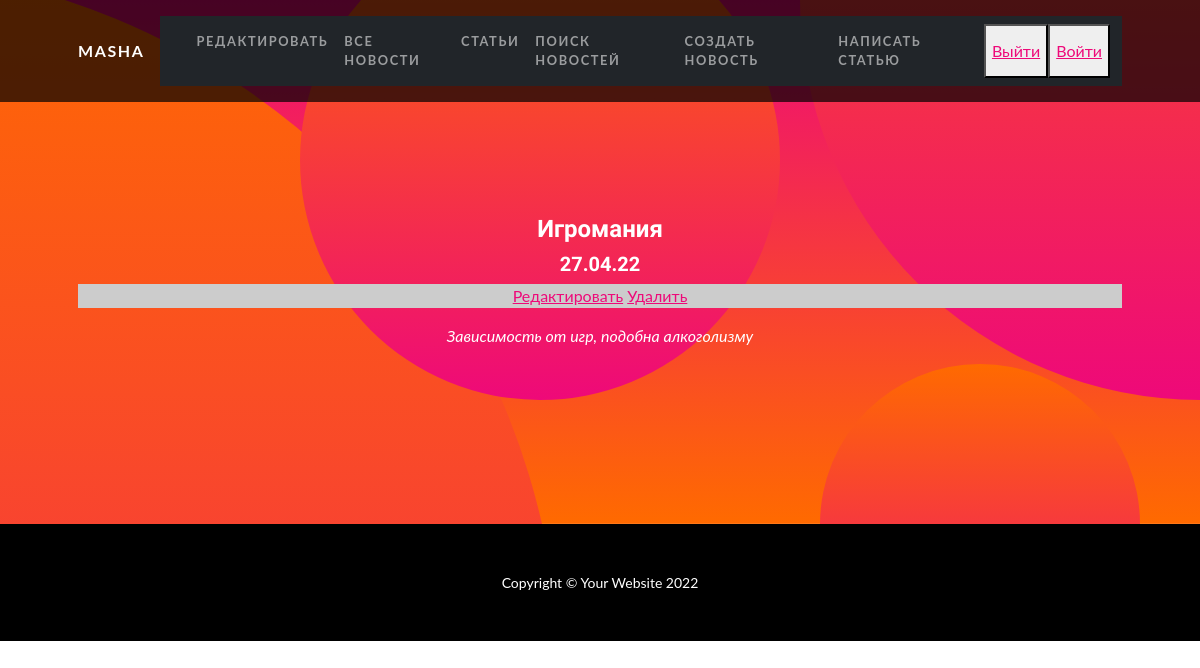
Page /news/14 (signed in) on the committed database.
### news/models.py (models this page shows, shortened)
class Post(models.Model):
    author = models.ForeignKey(Author, on_delete=models.CASCADE, verbose_name='Автор')
    NEWS = 'NW'
    ARTICLE = 'AR'
    CATEGORY_CHOICES = (
        ('NW', 'Новость'),
        ('AR', 'Статья'),
    )
    categoryType = models.CharField(max_length=2, choices=CATEGORY_CHOICES, default='AR')
    ti = models.DateTimeField(auto_now_add=True, verbose_name='Дата создания')
    postCategory = models.ManyToManyField('Category', through='PostCategory', verbose_name='Категория')
    title = models.CharField(max_length=128, default="Название статьи", verbose_name='Название')
    content = models.TextField(verbose_name='Текст')
    rating = models.SmallIntegerField(default=0, verbose_name='Рейтинг')
    class Meta:
        verbose_name = 'Новость'
        verbose_name_plural = 'Новости'

### news/views.py (the view)
# urls.py: path('<int:pk>', NewsDetail.as_view(), name='new_detail'),
class NewsDetail(LoginRequiredMixin, DetailView):
    model = Post
    template_name = 'new.html'
    context_object_name = 'new'

### news/templatetags/custom_filters.py (called while the page is built)
@register.filter()
def censor(value):
   badWords = ['животное', 'Животное', 'Нацики', 'нацики', 'Киев', 'киев', 'Бойцы']
   """
   value: значение, к которому нужно применить фильтр

   """
   for word in badWords:
      value = value.replace(word, word[:1]+'*' * (len(word)-1))
   return f'{value}'

### news/templatetags/custom_tags.py (called while the page is built)
@register.simple_tag()
def current_time(format_string='%b %d %Y'):
   return datetime.utcnow().strftime(format_string)

### templates/new.html (shortened to what this page needs)
{% extends 'flatpages/default.html' %}
{% load custom_tags %}
{% load custom_filters %}
{% block content %}
<h4>{{ new.title|censor }}</h4>
<h5>{{ new.ti|date:'d.m.y' }}</h5>
<div style="background:#ccc; color:red">
<a href="/news/{{ new.id }}/edit/">Редактировать</a> <a href="/news/{{ new.id }}/delete/"> Удалить </a><p></p>
</div>
<i>{{ new.content|censor}}</i>
{% endblock content %}

### templates/flatpages/default.html (shortened to what this page needs)
<!DOCTYPE html>
<html lang="en">
    <head>
        {% load static %}
        <link href="{% static 'css/styles.css' %}" rel="stylesheet" />
    </head>
    <body id="page-top">
        <nav class="navbar navbar-expand-lg navbar-dark navbar-custom fixed-top">
            <div class="container px-5">
                <a class="navbar-brand" href="#page-top"> {{request.user.username}}</a>
                <div class="collapse navbar-collapse" id="navbarResponsive">
                    <nav class="navbar navbar-expand-lg navbar-dark bg-dark static-top">
                        <div class="container">
                            <div class="collapse navbar-collapse" >
                                <ul class="navbar-nav ml-auto">
                                   <li class="nav-item">
                                        <a class="nav-link" href="/sign/user-detail/">Редактировать {{request.user.first_name}}</a>
                                   </li>
                                    <li class="nav-item">
                                        <a class="nav-link" href="/news/">Все Новости</a>
                                    </li>
                                  <li class="nav-item">
                                        <a class="nav-link" href="/articles/?categoryType=AR">Статьи</a>
                                    </li>
                                    <li class="nav-item">
                                        <a class="nav-link" href="/news/search/">Поиск новостей</a>
                                    </li>
                                    <li class="nav-item">
                                        <a class="nav-link" href="/news/create/">Создать новость</a>
                                    </li>
                                    <li class="nav-item">
                                        <a class="nav-link" href="/articles/create/">Написать статью</a>
                                    </li>
                                    <button> <a href="/sign/logout/">Выйти</a> </button>
                                    <button> <a href="/accounts/login/">Войти</a> </button>
                                </ul>
                            </div>
                        </div>
                    </nav>
                </div>
            </div>
        </nav>
        <header class="masthead text-center text-white">
            <div class="masthead-content">
                <div class="container px-5">
                    {% block content %}{% endblock content %}
                </div>
            </div>
            <div class="bg-circle-1 bg-circle"></div>
            <div class="bg-circle-2 bg-circle"></div>
            <div class="bg-circle-3 bg-circle"></div>
            <div class="bg-circle-4 bg-circle"></div>
        </header>
        <footer class="py-5 bg-black">
            <div class="container px-5"><p class="m-0 text-center text-white small">Copyright &copy; Your Website 2022</p></div>
        </footer>
    </body>
</html>

### rows in the picture
Post: title|censor "Игромания", ti "27.04.22", content|censor "Зависимость от игр, подобна алкоголизму"

### other values in the picture
{{ request.user.username }} "MASHA"
